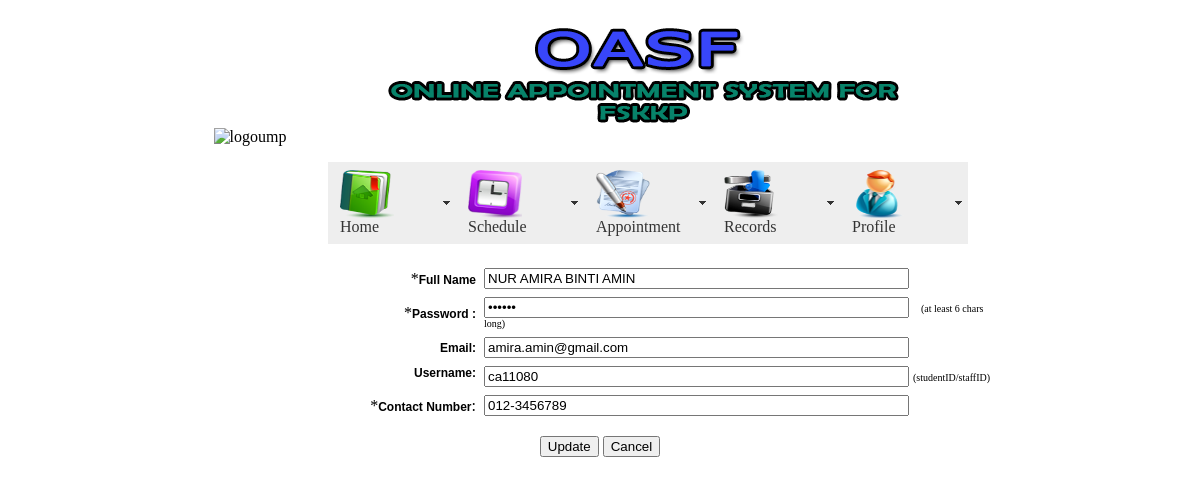
Screenshot of /update_student.php?student_id=3 with the database file from the repository.
### tables this page shows
CREATE TABLE IF NOT EXISTS `student` (
  `student_id` int(5) NOT NULL AUTO_INCREMENT,
  `student_username` varchar(20) NOT NULL,
  `student_name` varchar(50) NOT NULL,
  `student_phone_no` varchar(20) NOT NULL,
  `student_password` varchar(20) NOT NULL,
  `student_email` varchar(50) NOT NULL,
  `student_category` varchar(10) NOT NULL,
  PRIMARY KEY (`student_id`)
);

### update_student.php (the view, shortened to what this page needs)
<!DOCTYPE html PUBLIC "-//W3C//DTD XHTML 1.0 Transitional//EN" "http://www.w3.org/TR/xhtml1/DTD/xhtml1-transitional.dtd">
<html xmlns="http://www.w3.org/1999/xhtml">
<head>
<link href="SpryAssets/SpryMenuBarHorizontal.css" rel="stylesheet" type="text/css" />
</head>
<body>
 <?php
include ("dbase.php");
$idURL  = $_GET['student_id'];
$query = "SELECT * FROM student WHERE student_id = '$idURL '";
$result = mysql_query($query, $conn) or die("Could not execute query in update_student.php");
$row = mysql_fetch_array($result, MYSQL_BOTH);
	$student_name= $row['student_name'];
	$student_password = $row['student_password'];
	$student_email = $row['student_email'];
	$student_username = $row['student_username'];
	$student_phone_no = $row['student_phone_no'];
?>
<center>
<p><img src="images/logo-rasmi-ump.png" width="93" height="68" alt="logoump" /><img src="images/headerpic.gif" width="700" height="126" alt="headerpic" /></p>
<ul id="MenuBar1" class="MenuBarHorizontal">
  <li><a class="MenuBarItemSubmenu" href="mainpage.html"><img src="images/page3-img3.png" width="54" height="48" align="middle" /><br />Home</a>
</ul>
<ul id="MenuBar2" class="MenuBarHorizontal">
  <li><a class="MenuBarItemSubmenu" href="timetable.php"><img src="images/page3-img2.png" alt="" width="54" height="48" align="center" />Schedule</a></li>
  <li><a class="MenuBarItemSubmenu" href="appointment.php"><img src="images/page3-img5.png" alt="" width="54" height="48" />Appointment</a>
  </li>
  <li><a class="MenuBarItemSubmenu" href="records.php"><img src="images/page3-img4.png" alt="" width="54" height="48" />Records</a>
  </li>
  <li><a class="MenuBarItemSubmenu" href="profile.php"><img src="images/page3-img6.png" alt="" width="54" height="48" /><br />Profile</a>
  </li>
</ul>
<p>&nbsp;</p>
<p>&nbsp;</p>
</center>
<p class="registration">Edit Profile</p>
<table id="font" border="0" cellpadding="4" cellspacing="0" width="100%">
<form method="post" action="insert.php">
    <tr>
    <td width="35%" align="right">*<span class="select1">Full Name</span></td>
    <td width="65%"><input name="name" type="text" maxlength="50" size="50" id="FirstName" value="<?php echo $student_name; ?>" /></td>
  </tr>
  <div>
    <tr>
      <td width="35%" align="right"> *<span class="select1">Password :</span></td>
      <td width="65%"><input name="password" type="password" maxlength="30" size="50" id="txtpassword" value="<?php echo $student_password; ?>" />
        <span class="charac">(at least 6 chars long)</span><?php
						?></td>
    </tr>
  </div>
  <tr>
    <td width="35%" align="right"><span class="select1">Email:</span></td>
    <td width="65%"><input name="email" type="text" maxlength="100" size="50" id="EMail" value="<?php echo $student_email; ?>"/></td>
  </tr>
  <tr valign="top">
    <td width="35%" valign="top" align="right"><span class="select1">Username:</span></td>
    <td width="65%" valign="top"><input name="username" type="text" maxlength="50" size="50" id="FirstName2" value="<?php echo $student_username; ?>" />
      <span class="idsl">(studentID/staffID)</span></td>
  </tr>
  <tr>
    <td width="35%" align="right"> *<span class="select1">Contact Number</span>: </td>
    <td width="65%"><input name="phoneno" type="text" maxlength="25" size="50" id="Phone" value="<?php echo $student_phone_no; ?>"/></td>
  </tr>
</table>
<center>
  <p>
    <input type="submit" name="update" id="update" value="Update" />
    <input type="submit" name="cancel2" id="cancel2" value="Cancel" />
  </p>
</center>
<p class="registration">&nbsp;</p>
</body>
</html>

### SpryAssets/SpryMenuBarHorizontal.css (style rules this page uses)
ul.MenuBarHorizontal { margin: 0; padding: 0; list-style-type: none; font-size: 100%; cursor: default; width: auto; }
ul.MenuBarHorizontal li { margin: 0; padding: 0; list-style-type: none; font-size: 100%; position: relative; text-align: left; cursor: pointer; width: 8em; float: left; left: 8em; }
ul.MenuBarHorizontal a { display: block; cursor: pointer; background-color: #EEE; padding: 0.5em 0.75em; color: #333; text-decoration: none; }
ul.MenuBarHorizontal a.MenuBarItemSubmenu { background-image: url(SpryMenuBarDown.gif); background-repeat: no-repeat; background-position: 95% 50%; text-align: left; font-weight: normal; }

### update_student.php (style rules this page uses)
body { width: 800px; margin: 0 auto; font-family: "Myriad Pro"; }
.select1 { color: #000; }
.select1 { font-family: Verdana, Geneva, sans-serif; font-size: 12px; font-style: normal; font-weight: bold; text-align: left; }
.charac { font-size: x-small; }
.idsl { font-size: x-small; color: #000; }

### rows the page displays
student: name "NUR AMIRA BINTI AMIN", email "amira.amin@gmail.com", username "ca11080", phoneno "012-3456789"
